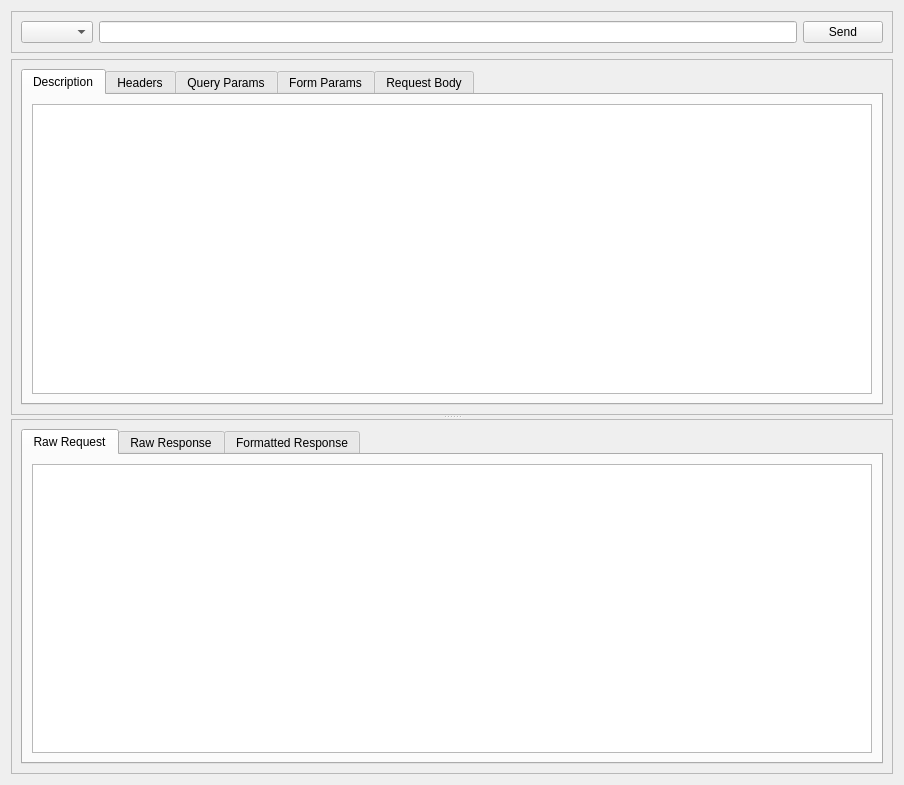
<?xml version="1.0" encoding="UTF-8"?>
<ui version="4.0">
 <class>HttpStepWidget</class>
 <widget class="QWidget" name="HttpStepWidget">
  <property name="geometry">
   <rect>
    <x>0</x>
    <y>0</y>
    <width>904</width>
    <height>785</height>
   </rect>
  </property>
  <property name="windowTitle">
   <string>Form</string>
  </property>
  <layout class="QVBoxLayout" name="verticalLayout">
   <item>
    <widget class="QFrame" name="http_path">
     <property name="frameShape">
      <enum>QFrame::StyledPanel</enum>
     </property>
     <property name="frameShadow">
      <enum>QFrame::Raised</enum>
     </property>
     <layout class="QHBoxLayout" name="horizontalLayout">
      <item>
       <widget class="QComboBox" name="cmb_http_method"/>
      </item>
      <item>
       <widget class="QLineEdit" name="txt_http_url"/>
      </item>
      <item>
       <widget class="QPushButton" name="btn_send_request">
        <property name="text">
         <string>Send</string>
        </property>
       </widget>
      </item>
     </layout>
    </widget>
   </item>
   <item>
    <widget class="QSplitter" name="splitter">
     <property name="orientation">
      <enum>Qt::Vertical</enum>
     </property>
     <widget class="QFrame" name="http_request">
      <property name="frameShape">
       <enum>QFrame::StyledPanel</enum>
      </property>
      <property name="frameShadow">
       <enum>QFrame::Raised</enum>
      </property>
      <layout class="QHBoxLayout" name="horizontalLayout_2">
       <item>
        <widget class="QTabWidget" name="tab_request_elements">
         <property name="currentIndex">
          <number>0</number>
         </property>
         <widget class="QWidget" name="description">
          <attribute name="title">
           <string>Description</string>
          </attribute>
          <layout class="QHBoxLayout" name="horizontalLayout_4">
           <item>
            <widget class="QPlainTextEdit" name="txt_http_step_description"/>
           </item>
          </layout>
         </widget>
         <widget class="QWidget" name="header_params">
          <attribute name="title">
           <string>Headers</string>
          </attribute>
         </widget>
         <widget class="QWidget" name="query_params">
          <attribute name="title">
           <string>Query Params</string>
          </attribute>
         </widget>
         <widget class="QWidget" name="form_params">
          <attribute name="title">
           <string>Form Params</string>
          </attribute>
         </widget>
         <widget class="QWidget" name="request_body">
          <attribute name="title">
           <string>Request Body</string>
          </attribute>
         </widget>
        </widget>
       </item>
      </layout>
     </widget>
     <widget class="QFrame" name="http_response">
      <property name="frameShape">
       <enum>QFrame::StyledPanel</enum>
      </property>
      <property name="frameShadow">
       <enum>QFrame::Raised</enum>
      </property>
      <layout class="QHBoxLayout" name="horizontalLayout_3">
       <item>
        <widget class="QTabWidget" name="tab_response_elements">
         <property name="currentIndex">
          <number>0</number>
         </property>
         <widget class="QWidget" name="raw_request">
          <attribute name="title">
           <string>Raw Request</string>
          </attribute>
          <layout class="QHBoxLayout" name="horizontalLayout_5">
           <item>
            <widget class="QPlainTextEdit" name="txt_raw_request"/>
           </item>
          </layout>
         </widget>
         <widget class="QWidget" name="raw_response">
          <attribute name="title">
           <string>Raw Response</string>
          </attribute>
          <layout class="QHBoxLayout" name="horizontalLayout_6">
           <item>
            <widget class="QPlainTextEdit" name="txt_raw_response"/>
           </item>
          </layout>
         </widget>
         <widget class="QWidget" name="formatted_response">
          <attribute name="title">
           <string>Formatted Response</string>
          </attribute>
          <layout class="QHBoxLayout" name="horizontalLayout_7">
           <item>
            <widget class="QPlainTextEdit" name="txt_formatted_response"/>
           </item>
          </layout>
         </widget>
        </widget>
       </item>
      </layout>
     </widget>
    </widget>
   </item>
  </layout>
 </widget>
 <resources/>
 <connections/>
</ui>
